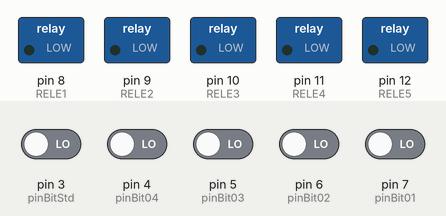
This sketch was run on a simulated Arduino Uno, built with avr-gcc and run on an emulated ATmega328P. Shown: switched loads named in the sketch (green lamp = pin HIGH). Dashed ring = blinking. The test bench sets the inputs (shaded band); at power-on: pin 3 (pinBitStd), pin 4 (pinBit04), pin 5 (pinBit03), pin 6 (pinBit02), pin 7 (pinBit01) LOW. What the sketch prints to the serial monitor is not drawn.

Above: at 1.2 s.
1.3 s: pin 3 (pinBitStd) driven HIGH
3.3 s: pin 5 (pinBit03) driven HIGH
At 3.7 s:
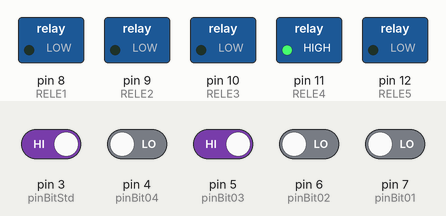
6.3 s: pin 7 (pinBit01) driven HIGH
At 6.7 s:
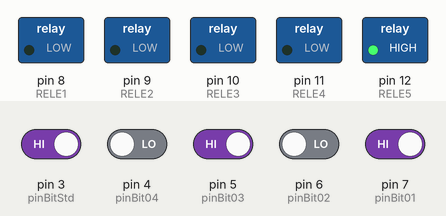
9.3 s: pin 5 (pinBit03) driven LOW
At 9.7 s:
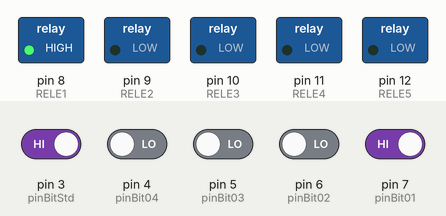
12.3 s: pin 6 (pinBit02) driven HIGH
At 12.6 s:
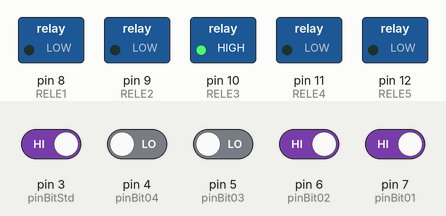
15.3 s: pin 7 (pinBit01) driven LOW
At 15.7 s:
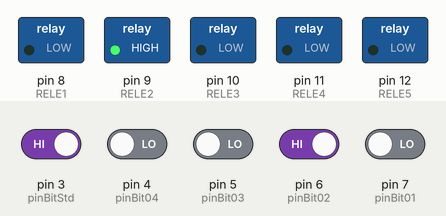
Timing chart, 0 to 19.3 s (numbered marks = the images above; inputs shaded):
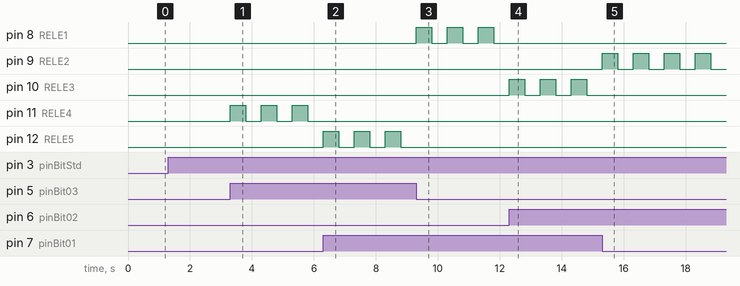

The sketch:

Automacao_DTMF.ino
```cpp
/* ---------------------------------------------
 * DTMF HOME CONTROL V1.0 Rev0.0
 * Controle de dispositivos através de telefone
 * Arduino-ce
 * Comunidade Cearense de Hardware Livre
 * http://groups.google.com/group/arduino-ce?hl=pt-br
 * http://arduino-ce.blogspot.com
 * março de 2011
 ---------------------------------------------*/

#define RELE1 8 // Conectado ao fio branco do módulo Relé(Figura4)
#define RELE2 9
#define RELE3 10
#define RELE4 11
#define RELE5 12

#define pinBit01  7 // Q0
#define pinBit02  6 // Q1
#define pinBit03  5 // Q2
#define pinBit04  4 // Q3
#define pinBitStd 3 // STD

int tecla = 0;

int bit01 = 0;
int bit02 = 0;
int bit03 = 0;
int bit04 = 0;
int bitStd= 0;

int RELE1_STATE = LOW; // Estado do Relé LOW (Desligado)
int RELE2_STATE = LOW;
int RELE3_STATE = LOW;
int RELE4_STATE = LOW;
int RELE5_STATE = LOW;

void setup() {
  Serial.begin(9600); // Iniciamos a Serial com Baudrate 9600
  pinMode(RELE1, OUTPUT); // Definimos o pino do Relé como Saída
  pinMode(RELE2, OUTPUT);
  pinMode(RELE3, OUTPUT);
  pinMode(RELE4, OUTPUT);
  pinMode(RELE5, OUTPUT);
  Serial.println("Aguardando tecla de comando..."); // Exibimos a mensagem no terminal...
}

void loop(){

  bitStd = digitalRead(pinBitStd); //Lê o estado do pino STD e armazena em 'bitStd'

  if (bitStd == HIGH) {//Se estiver em nível alto fará as leituras
                       //dos bits dos pinos Q3, Q2, Q1 e Q0

    bit01 = digitalRead(pinBit01);
    bit02 = digitalRead(pinBit02);
    bit03 = digitalRead(pinBit03);
    bit04 = digitalRead(pinBit04);

    tecla = (bit04 * 8) + (bit03 * 4) + (bit02 * 2) + (bit01 * 1);//Conversão binária para
                                                                  //decimal (ver Vídeo1)

    Serial.print("Recebido: "); // Exibe a mensagem

    switch (tecla){ // Seleciona a tecla pressionada

    case 1: // Tecla 1
      Serial.println("1");
      /* COMANDO PARA RELE1 */
      RELE1_STATE = !RELE1_STATE; // Guarda o estado INVERTIDO do Relé.
      break;

    case 2: // Tecla 2
      Serial.println("2");
      RELE2_STATE = !RELE2_STATE;
      break;

    case 3: // Tecla 3
      Serial.println("3");
      RELE3_STATE = !RELE3_STATE;
      break;

    case 4: // Tecla 4
      Serial.println("4");
      RELE4_STATE = !RELE4_STATE;
      break;

    case 5: // Tecla 5
      Serial.println("5");
      RELE5_STATE = !RELE5_STATE;
      break;

    case 6: // Tecla 6
      Serial.println("6");
      break;

    case 7: // Tecla 7
      Serial.println("7");
      break;

    case 8: // Tecla 8
      Serial.println("8");
      break;

    case 9: // Tecla 9
      Serial.println("9");
      break;

    case 10: // Tecla 0
      Serial.println("0");
      break;

    case 11: // Tecla *
      Serial.println("*");
      break;

    case 12: // Tecla #
      Serial.println("#");
      break;
    }

    digitalWrite(RELE1, RELE1_STATE);//Liga ou desliga o Relé1 conforme o estado (HIGH/ LOW)
    digitalWrite(RELE2, RELE2_STATE);
    digitalWrite(RELE3, RELE3_STATE);
    digitalWrite(RELE4, RELE4_STATE);
    digitalWrite(RELE5, RELE5_STATE);
    // Zeram-se todas as variáveis
    tecla = 0;
    bit01 = 0;
    bit02 = 0;
    bit03 = 0;
    bit04 = 0;
    bitStd= 0;
    delay (500); // Aguarda 500 milissegundos
  } // Sai do switch
} // Volta pro loop...
```

Measured:
- after the input at 1.3 s, every drawn part: stays the same
- after the input at 3.3 s, pin 11 (RELE4): alternates HIGH for 0.50 s and LOW for 0.50 s, starting at once
- after the input at 6.3 s, pin 11 (RELE4): stops changing and stays LOW; pin 12 (RELE5): alternates HIGH for 0.50 s and LOW for 0.50 s, starting at once
- after the input at 9.3 s, pin 8 (RELE1): alternates HIGH for 0.50 s and LOW for 0.50 s, starting at once; pin 12 (RELE5): stops changing and stays LOW
- after the input at 12.3 s, pin 8 (RELE1): stops changing and stays LOW; pin 10 (RELE3): alternates HIGH for 0.50 s and LOW for 0.50 s, starting at once
- after the input at 15.3 s, pin 9 (RELE2): alternates HIGH for 0.50 s and LOW for 0.50 s, starting at once; pin 10 (RELE3): stops changing and stays LOW
